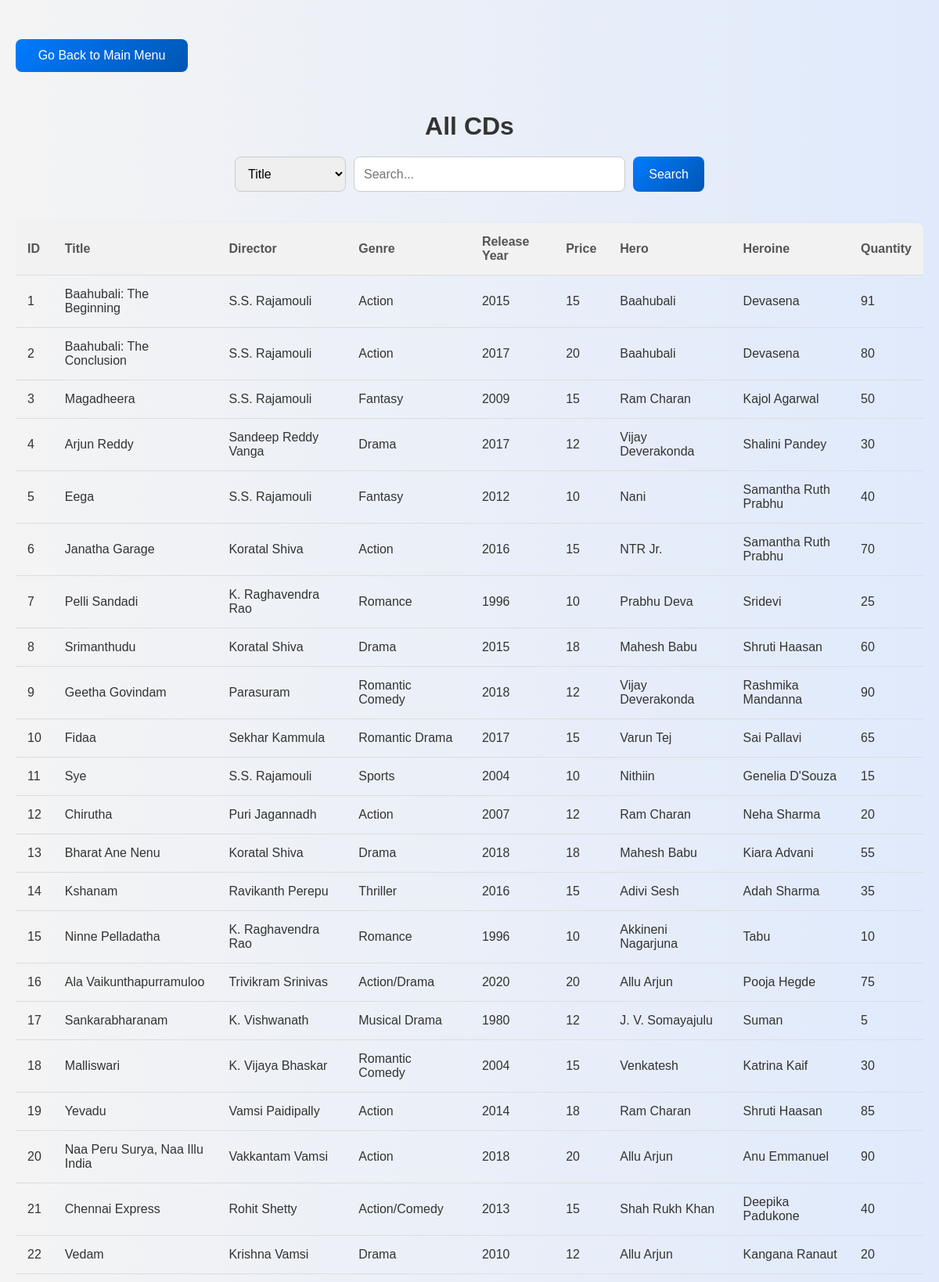
Page /cd_shop/view_cds.php (upper part) on the committed database.
### tables this page shows
CREATE TABLE `cds` (
  `cd_id` int(11) NOT NULL,
  `title` varchar(100) NOT NULL,
  `artist` varchar(100) NOT NULL,
  `genre` varchar(50) DEFAULT NULL,
  `release_year` int(11) DEFAULT NULL,
  `price` int(11) DEFAULT NULL,
  `hero` varchar(50) DEFAULT NULL,
  `heroine` varchar(50) DEFAULT NULL,
  `quantity` int(11) DEFAULT 0
);

### cd_shop/view_cds.php (the view, shortened to what this page needs)
<!DOCTYPE html>
<html lang="en">
<head>
</head>
<body>
<button onclick="window.location.href='menu.php'" class="back">Go Back to Main Menu</button>
    <h1>All CDs</h1>
    <form method="GET" action="">
        <select name="column">
            <option value="title">Title</option>
        </select>
        <input type="text" name="search" placeholder="Search..." required>
        <button type="submit">Search</button>
    </form>
    <div class="table-wrapper">
        <table>
            <tr>
                <th>ID</th>
                <th>Title</th>
                <th>Director</th>
                <th>Genre</th>
                <th>Release Year</th>
                <th>Price</th>
                <th>Hero</th>
                <th>Heroine</th>
                <th>Quantity</th>
            </tr>
            <?php
            include 'db.php';
            $search = isset($_GET['search']) ? $_GET['search'] : '';
            $column = isset($_GET['column']) ? $_GET['column'] : 'title';
            if ($search) {
                $stmt = $pdo->prepare("SELECT * FROM cds WHERE $column LIKE ? OR artist LIKE ? OR genre LIKE ?");
                $searchTerm = "%$search%";
                $stmt->execute([$searchTerm, $searchTerm, $searchTerm]);
            } else {
                $stmt = $pdo->query("SELECT * FROM cds");
            }
            while ($row = $stmt->fetch(PDO::FETCH_ASSOC)) {
                echo "<tr>
                        <td>{$row['cd_id']}</td>
                        <td>{$row['title']}</td>
                        <td>{$row['artist']}</td>
                        <td>{$row['genre']}</td>
                        <td>{$row['release_year']}</td>
                        <td>{$row['price']}</td>
                        <td>{$row['hero']}</td>
                        <td>{$row['heroine']}</td>
                        <td>{$row['quantity']}</td>
                      </tr>";
            }
            ?>
        </table>
    </div>
</body>
</html>

### cd_shop/view_cds.php (style rules this page uses)
body { font-family: Arial, sans-serif; background: linear-gradient(to right, #f4f4f4, #e0eafc); color: #333; margin: 0; padding: 20px; }
h1 { text-align: center; color: #333; font-size: 2em; margin-bottom: 20px; }
form { margin: 20px auto; display: flex; justify-content: center; gap: 10px; max-width: 600px; }
select, input[type="text"], button { padding: 12px; border: 1px solid #ccc; border-radius: 8px; font-size: 1em; transition: all 0.3s ease; }
input[type="text"] { flex: 1; }
button { background: linear-gradient(135deg, #007bff, #0056b3); color: white; border: none; cursor: pointer; padding: 12px 20px; border-radius: 8px; font-size: 1em; transition: background 0.3s ease, transform 0.3s ease; }
table { width: 100%; border-collapse: collapse; margin: 20px 0; box-shadow: 0 4px 8px rgba(0,0,0,0.1); border-radius: 8px; overflow: hidden; }
th, td { padding: 15px; text-align: left; border-bottom: 1px solid #ddd; }
th { background-color: #f2f2f2; font-weight: bold; color: #555; }
tr { transition: background-color 0.3s ease; }
.back { width: 220px; margin: 30px auto; padding: 12px; background: linear-gradient(135deg, #007bff, #0056b3); color: white; font-size: 1em; border: none; border-radius: 8px; cursor: pointer; transition: all 0.3s ease; }
.table-wrapper { overflow-x: auto; }

### rows in the picture
cds: cd_id "1", title "Baahubali: The Beginning", artist "S.S. Rajamouli", genre "Action", release_year "2015", price "15", hero "Baahubali", heroine "Devasena", quantity "91"
cds: cd_id "2", title "Baahubali: The Conclusion", artist "S.S. Rajamouli", genre "Action", release_year "2017", price "20", hero "Baahubali", heroine "Devasena", quantity "80"
cds: cd_id "3", title "Magadheera", artist "S.S. Rajamouli", genre "Fantasy", release_year "2009", price "15", hero "Ram Charan", heroine "Kajol Agarwal", quantity "50"
cds: cd_id "4", title "Arjun Reddy", artist "Sandeep Reddy Vanga", genre "Drama", release_year "2017", price "12", hero "Vijay Deverakonda", heroine "Shalini Pandey", quantity "30"
cds: cd_id "5", title "Eega", artist "S.S. Rajamouli", genre "Fantasy", release_year "2012", price "10", hero "Nani", heroine "Samantha Ruth Prabhu", quantity "40"
cds: cd_id "6", title "Janatha Garage", artist "Koratal Shiva", genre "Action", release_year "2016", price "15", hero "NTR Jr.", heroine "Samantha Ruth Prabhu", quantity "70"
cds: cd_id "7", title "Pelli Sandadi", artist "K. Raghavendra Rao", genre "Romance", release_year "1996", price "10", hero "Prabhu Deva", heroine "Sridevi", quantity "25"
cds: cd_id "8", title "Srimanthudu", artist "Koratal Shiva", genre "Drama", release_year "2015", price "18", hero "Mahesh Babu", heroine "Shruti Haasan", quantity "60"
cds: cd_id "9", title "Geetha Govindam", artist "Parasuram", genre "Romantic Comedy", release_year "2018", price "12", hero "Vijay Deverakonda", heroine "Rashmika Mandanna", quantity "90"
cds: cd_id "10", title "Fidaa", artist "Sekhar Kammula", genre "Romantic Drama", release_year "2017", price "15", hero "Varun Tej", heroine "Sai Pallavi", quantity "65"
cds: cd_id "11", title "Sye", artist "S.S. Rajamouli", genre "Sports", release_year "2004", price "10", hero "Nithiin", heroine "Genelia D'Souza", quantity "15"
cds: cd_id "12", title "Chirutha", artist "Puri Jagannadh", genre "Action", release_year "2007", price "12", hero "Ram Charan", heroine "Neha Sharma", quantity "20"
cds: cd_id "13", title "Bharat Ane Nenu", artist "Koratal Shiva", genre "Drama", release_year "2018", price "18", hero "Mahesh Babu", heroine "Kiara Advani", quantity "55"
cds: cd_id "14", title "Kshanam", artist "Ravikanth Perepu", genre "Thriller", release_year "2016", price "15", hero "Adivi Sesh", heroine "Adah Sharma", quantity "35"
cds: cd_id "15", title "Ninne Pelladatha", artist "K. Raghavendra Rao", genre "Romance", release_year "1996", price "10", hero "Akkineni Nagarjuna", heroine "Tabu", quantity "10"
cds: cd_id "16", title "Ala Vaikunthapurramuloo", artist "Trivikram Srinivas", genre "Action/Drama", release_year "2020", price "20", hero "Allu Arjun", heroine "Pooja Hegde", quantity "75"
cds: cd_id "17", title "Sankarabharanam", artist "K. Vishwanath", genre "Musical Drama", release_year "1980", price "12", hero "J. V. Somayajulu", heroine "Suman", quantity "5"
cds: cd_id "18", title "Malliswari", artist "K. Vijaya Bhaskar", genre "Romantic Comedy", release_year "2004", price "15", hero "Venkatesh", heroine "Katrina Kaif", quantity "30"
cds: cd_id "19", title "Yevadu", artist "Vamsi Paidipally", genre "Action", release_year "2014", price "18", hero "Ram Charan", heroine "Shruti Haasan", quantity "85"
cds: cd_id "20", title "Naa Peru Surya, Naa Illu India", artist "Vakkantam Vamsi", genre "Action", release_year "2018", price "20", hero "Allu Arjun", heroine "Anu Emmanuel", quantity "90"
cds: cd_id "21", title "Chennai Express", artist "Rohit Shetty", genre "Action/Comedy", release_year "2013", price "15", hero "Shah Rukh Khan", heroine "Deepika Padukone", quantity "40"
cds: cd_id "22", title "Vedam", artist "Krishna Vamsi", genre "Drama", release_year "2010", price "12", hero "Allu Arjun", heroine "Kangana Ranaut", quantity "20"
